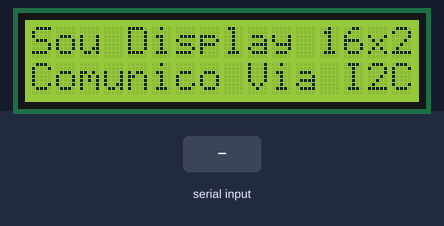
The sketch below on a simulated Arduino Uno, built with avr-gcc and run on an emulated ATmega328P. Parts: 16×2 character LCD. The test bench sets the inputs (shaded band).

Above: at 1.2 s.
1.3 s: "1" received over Serial
At 2.6 s:
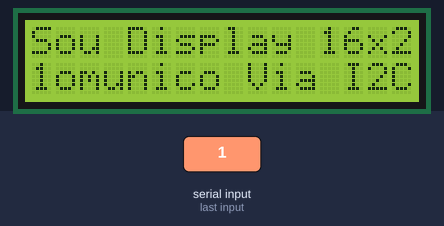
3.8 s: "0" received over Serial
At 5.7 s:
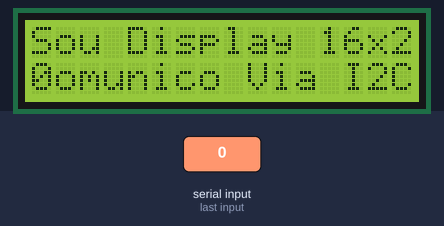
6.3 s: "2" received over Serial
At 7.6 s:
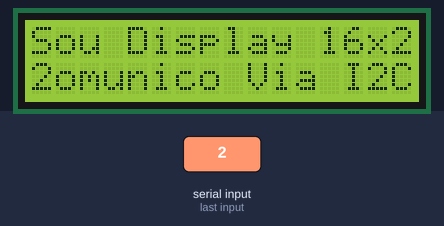
Timing chart, 0 to 9.3 s (numbered marks = the images above; inputs shaded):
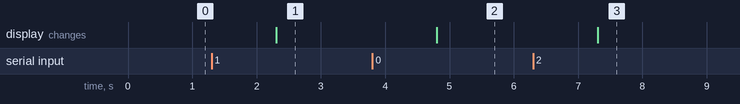

The sketch:

Display_16x2_I2C.ino
```cpp
// Programa : Display LCD 16x2 e modulo I2C
// Autor : Arduino e Cia

#include <Wire.h>
#include <LiquidCrystal_I2C.h>

String myString1 = "Sou Display 16x2";
String myString2 = "Comunico Via I2C";

// Inicializa o display no endereco 0x3F
LiquidCrystal_I2C lcd(0x3F,2,1,0,4,5,6,7,3,POSITIVE);

void setup()
{
  Serial.begin(9600); // ajusta a comunicação para 9600 (baudrate)
  while (!Serial)
  {
    // aguarda conectar na porta serial
  }
  lcd.begin(16,2);
  lcd.setCursor(0,0); // posiciona o cursor no inicio da primeira linha
  lcd.print(myString1); // escreve na primeira linha do Display
  lcd.setCursor(0,1); // posiciona o cursor no inicio da segunda linha
  lcd.print(myString2); // escreve na segunda linha do Display
}

void loop()
{
  while (Serial.available()) // get incoming string
    {
      myString2 = Serial.readString();  // lê a string na serial
      lcd.setCursor(0,1); // posiciona o cursor no inicio da segunda linha
      lcd.print(myString2); // escreve na segunda linha do Display
    }
}
```

Measured:
- after the input at 1.3 s, the display: changes after 1.0 s (image 1)
- after the input at 3.8 s, the display: changes after 1.0 s (image 2)
- after the input at 6.3 s, the display: changes after 1.0 s (image 3)
